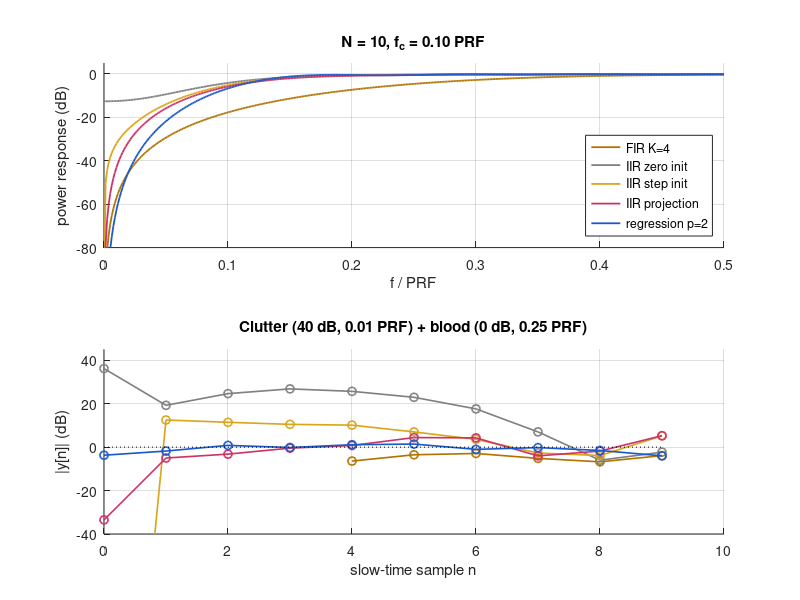

The MATLAB script that drew this image:
%% m09_wall_filters_ensemble.m
% Module 09 - Doppler wall (clutter) filters on a short slow-time ensemble, judged as
% matrices y = A x. Power response |H(f)|^2 = ||A e_f||^2 / N_out (Bjaerum et al. 2002).
%  FIR  : order K windowed-sinc high-pass (Hamming), N - K valid outputs
%  IIR  : 2nd-order Butterworth high-pass (bilinear), zero / step / projection init
%  Regr.: polynomial regression of degree p, A = I - Q Q'
% What to change: N, fc, K, p, the tissue Doppler ft and the clutter level.
% Expected output (N = 10, fc = 0.1 PRF): at DC the zero-state IIR gives only -12.6 dB;
% at 0.01 PRF step init -32 dB, projection -43 dB, regression p = 2 -63 dB;
% regression -3 dB cutoffs ~ (0.44 + 0.41 p) PRF/N.
% Base MATLAB only; runs in MATLAB R2019b+ and GNU Octave 8.

clear; close all; clc;
rng(1);

N  = 10;          % ensemble length (pulses)
fc = 0.1;         % IIR / FIR cutoff, normalized to the PRF
K  = 4;           % FIR order
p  = 2;           % regression degree

%% Filters
% IIR: Butterworth low-pass prototype -> high-pass (s -> Wc/s) -> bilinear (2/T = 2)
no = 2; Wc = 2*tan(pi*fc); kk = 1:no;
pl = exp(1j*pi*(2*kk + no - 1)/(2*no));                   % prototype poles (Wc = 1)
ph = Wc ./ pl;                                             % high-pass poles; zeros at s = 0
pz = (2 + ph) ./ (2 - ph); a = real(poly(pz)); b = real(poly(ones(1, no)));
b = b * abs(sum(a .* (-1).^(0:no))) / abs(sum(b .* (-1).^(0:no)));   % unit gain at Nyquist
% steady-state initial state for a unit step (direct form II transposed, as filter() uses)
nz = numel(a) - 1; Mz = eye(nz); for i = 1:nz, Mz(i,1) = Mz(i,1) + a(i+1); if i < nz, Mz(i,i+1) = Mz(i,i+1) - 1; end; end
zi = Mz \ (b(2:end) - a(2:end)*b(1))';
% FIR: windowed-sinc high-pass, low-pass normalized to unit DC gain (exact zero at DC)
nf = (0:K)'; mf = nf - K/2; lp = 2*fc*ones(K+1, 1); q = mf ~= 0; lp(q) = sin(2*pi*fc*mf(q)) ./ (pi*mf(q));
lp = lp .* (0.54 - 0.46*cos(2*pi*nf/K)); hfir = -lp / sum(lp); hfir(K/2+1) = hfir(K/2+1) + 1;

%% Matrices
I = eye(N);
F = zeros(N); S = zeros(N); for k = 1:N, F(:,k) = filter(b, a, I(:,k)); S(:,k) = filter(b, a, I(:,k), zi*I(1,k)); end
G = zeros(N, nz); for i = 1:nz, e0 = zeros(nz, 1); e0(i) = 1; G(:,i) = filter(b, a, zeros(N,1), e0); end
P = (I - G*pinv(G)) * F;                                    % projection initialization
t = linspace(-1, 1, N)'; V = zeros(N, p+1); for d = 0:p, V(:,d+1) = t.^d; end; [Q, ~] = qr(V, 0);
R = I - Q*Q';                                               % polynomial regression
Af = zeros(N-K, N); for i = 1:N-K, Af(i, i:i+K) = fliplr(hfir'); end   % FIR, valid outputs only

presp = @(A, f) sum(abs(A * exp(2j*pi*(0:N-1)'*f(:)')).^2, 1) / size(A, 1);
fr = [0 0.01 0.02 0.05 0.25];
names = {'FIR K=4', 'IIR zero init', 'IIR step init', 'IIR projection', 'regression p=2'};
mats = {Af, F, S, P, R};
fprintf('Power response (dB), N = %d, fc = %.2f PRF\n', N, fc);
fprintf('%-16s %6s %7s %7s %7s %7s   Nout\n', 'filter', 'f=0', '0.01', '0.02', '0.05', '0.25');
for i = 1:numel(mats)
    r = 10*log10(presp(mats{i}, fr) + 1e-30); r(r < -99) = -99;
    fprintf('%-16s %6.1f %7.1f %7.1f %7.1f %7.1f   %d\n', names{i}, r, size(mats{i}, 1));
end

%% Regression cutoff versus degree and ensemble length
ff = linspace(0, 0.5, 20001);
fprintf('\nRegression -3 dB cutoff x N / PRF  (approx. 0.44 + 0.41 p):\n     N   p=0    p=1    p=2    p=3\n');
for NN = [8 10 12 16 32]
    tt = linspace(-1, 1, NN)'; row = zeros(1, 4);
    for pp = 0:3
        Vv = zeros(NN, pp+1); for d = 0:pp, Vv(:,d+1) = tt.^d; end; [Qq, ~] = qr(Vv, 0);
        resp = 1 - sum(abs(Qq' * exp(2j*pi*(0:NN-1)'*ff)).^2, 1) / NN;
        row(pp+1) = ff(find(resp >= 0.5, 1)) * NN;
    end
    fprintf('  %4d  %5.3f  %5.3f  %5.3f  %5.3f\n', NN, row);
end
fprintf('  N = 10, p = 2 at PRF 4 kHz, f0 = 5 MHz: cutoff %.0f Hz = %.1f cm/s\n', 1.267*4000/10, 100*1540*1.267*4000/10/(2*5e6));

%% Clutter + blood ensemble
ft = 0.01; n = (0:N-1)';
c = 100 * exp(2j*pi*ft*n);                                  % clutter, 40 dB above blood
bl = exp(2j*pi*0.25*n + 0.7j);                              % blood at 0.25 PRF
fprintf('\nClutter-to-blood ratio after filtering (input +40.0 dB), tissue at %.2f PRF:\n', ft);
for i = 1:numel(mats)
    A = mats{i}; fprintf('  %-16s %6.1f dB\n', names{i}, 10*log10(sum(abs(A*c).^2) / sum(abs(A*bl).^2)));
end

%% Figures
figure('Name', 'Wall filters');
subplot(2,1,1); fg = linspace(0, 0.5, 400); cols = [0.7 0.45 0; 0.5 0.5 0.5; 0.85 0.65 0.1; 0.8 0.2 0.4; 0.1 0.35 0.8];
hold on; for i = 1:numel(mats), plot(fg, 10*log10(presp(mats{i}, fg) + 1e-12), 'Color', cols(i,:), 'LineWidth', 1.3); end
ylim([-80 5]); grid on; xlabel('f / PRF'); ylabel('power response (dB)'); title(sprintf('N = %d, f_c = %.2f PRF', N, fc)); legend(names, 'Location', 'southeast');
subplot(2,1,2); hold on; x = c + bl;
for i = 1:numel(mats)
    y = mats{i} * x; off = N - size(mats{i}, 1); plot((0:numel(y)-1) + off, 20*log10(abs(y)), 'o-', 'Color', cols(i,:), 'LineWidth', 1.2);
end
plot([0 N-1], [0 0], 'k:'); ylim([-40 45]); grid on; xlabel('slow-time sample n'); ylabel('|y[n]| (dB)'); title('Clutter (40 dB, 0.01 PRF) + blood (0 dB, 0.25 PRF)');
